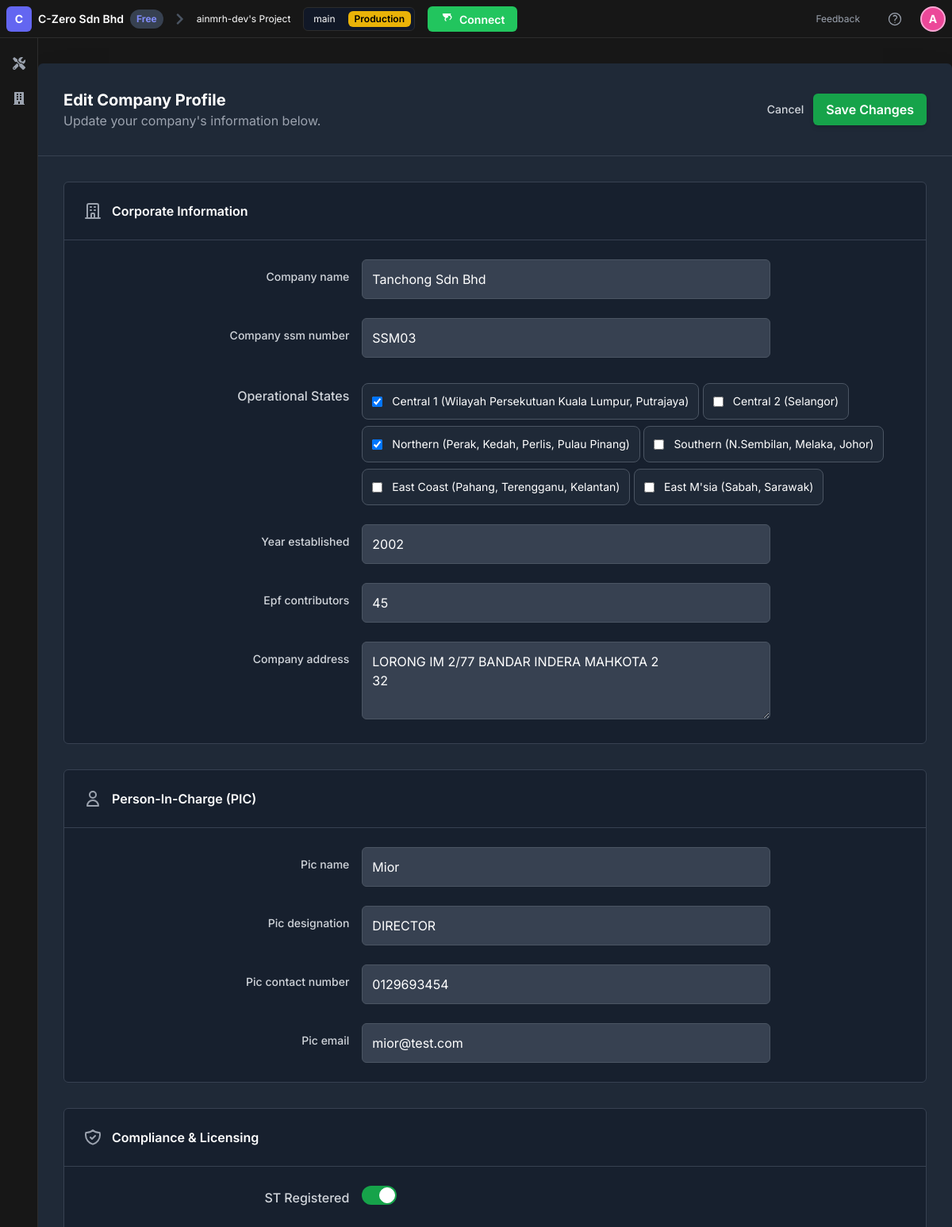
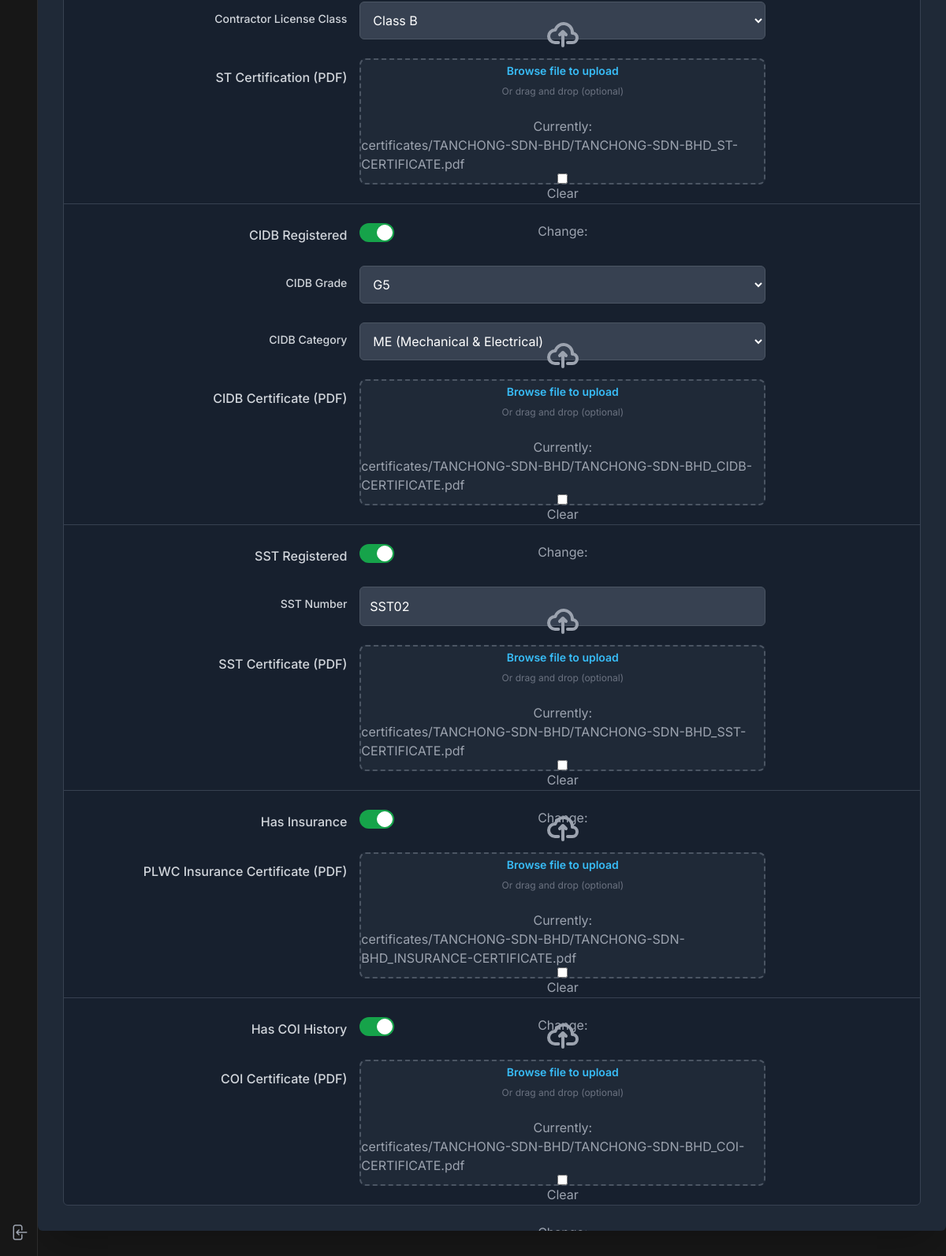
Screenshot of /auth/company-profile/edit/ (signed in) with the database file from the repository (2 pictures, top to bottom).
### accounts/models/installer_models.py (models this page shows, shortened)
class InstallerProfile(models.Model):
    user = models.OneToOneField(CustomUser, on_delete=models.CASCADE, null=True, blank=True, help_text="The CustomUser account associated with this installer" \
    "profile.")
    company_name = models.CharField(max_length=255, null=True, blank=True)
    company_ssm_number = models.CharField(max_length=100, null=True, blank=True)
    operational_states = models.ManyToManyField(State, blank=True)
    company_address = models.TextField(null=True, blank=True)
    year_established = models.PositiveIntegerField(null=True, blank=True)
    epf_contributors = models.PositiveIntegerField(null=True, blank=True)
    pic_name = models.CharField(max_length=255, null=True, blank=True)
    pic_designation = models.CharField(max_length=100, null=True, blank=True)
    pic_contact_number = models.CharField(max_length=20, null=True, blank=True)
    pic_email = models.EmailField(null=True, blank=True)
    is_st_registered = models.BooleanField(default=False)
    license_class = models.CharField(max_length=10, choices=LICENSE_CLASS_CHOICES, null=True, blank=True)
    st_certificate = models.FileField(upload_to=upload_to_cert, null=True, blank=True)
    is_cidb_registered = models.BooleanField(default=False)
    cidb_category = models.CharField(max_length=100, choices=CIDB_CATEGORY_CHOICES, null=True, blank=True)
    cidb_grade = models.CharField(max_length=10, choices=CIDB_GRADE_CHOICES, null=True, blank=True)
    cidb_certificate = models.FileField(upload_to=upload_to_cert, null=True, blank=True)
    is_sst_registered = models.BooleanField(default=False)
    sst_number = models.CharField(max_length=100, null=True, blank=True)
    sst_certificate = models.FileField(upload_to=upload_to_cert, null=True, blank=True)
    plwc_has_insurance = models.BooleanField(default=False)
    insurance_certificate = models.FileField(upload_to=upload_to_cert, null=True, blank=True)
    coi_history = models.BooleanField(default=False)
    coi_certificate = models.FileField(upload_to=upload_to_cert, null=True, blank=True)
    registration_status = models.CharField(
        max_length=20,
        choices=STATUS_CHOICES,
        default='incomplete'
    )
    created_at = models.DateTimeField(auto_now_add=True)

class State(models.Model):
    code = models.CharField(max_length=20, unique=True)  # e.g., "Central 1"
    name = models.CharField(max_length=100)  # e.g., "Central 1 (Wilayah Persekutuan Kuala Lumpur, Putrajaya)"
    def __str__(self):
        return self.name

### accounts/views/installer_views.py (the view)
# urls.py: path('company-profile/edit/', ProfileUpdateView.as_view(), name='edit_company_profile'),
@method_decorator([login_required, role_required('2')], name='dispatch')
class ProfileUpdateView(LoginRequiredMixin, UpdateView):
    model = InstallerProfile
    form_class = InstallerProfileForm
    template_name = 'accounts/installer/profile_edit.html'
    success_url = reverse_lazy('company_profile') # URL to redirect to on successful update
    def get_object(self):
        return self.request.user.installerprofile

### accounts/context_processors.py (called while the page is built)
def task_metrics(request):
    if not request.user.is_authenticated:
        return {}
    tasks = Task.objects.all()
    total_tasks = tasks.count()
    in_progress = tasks.filter(status="In Progress").count()
    pending = tasks.filter(status="Pending").count()
    completed = tasks.filter(status="Completed").count()
    completion_rate = int((completed / total_tasks) * 100) if total_tasks > 0 else 0
    return {
        'total_tasks': total_tasks,
        'in_progress': in_progress,
        'pending': pending,
        'completion_rate': completion_rate,
    }

def installer_task_metrics(request):
    if not request.user.is_authenticated:
        return {}
    try:
        installer_profile = request.user.installerprofile
    except AttributeError:
        return {}
    installations = Installation.objects.filter(installer=installer_profile)
    total_tasks = installations.count()
    in_progress = installations.filter(status="IN_PROGRESS").count()
    pending = installations.filter(status="PENDING_ACCEPTANCE").count()
    completed = installations.filter(status="COMPLETED").count()
    completion_rate = int((completed / total_tasks) * 100) if total_tasks > 0 else 0
    return {
        'total_tasks': total_tasks,
        'in_progress': in_progress,
        'pending': pending,
        'completed' : completed,
        'completion_rate': completion_rate,
    }

### accounts/views/installer_views.py (called while the page is built)
def role_required(required_role):
    def decorator(view_func):
        @wraps(view_func)  # Preserves the original function's metadata
        @login_required    # Ensures the user is logged in
        def _wrapped_view(request, *args, **kwargs):
            if hasattr(request.user, 'role') and request.user.role == required_role:
                return view_func(request, *args, **kwargs)
            return HttpResponseForbidden("❌ Access Denied")
        return _wrapped_view
    return decorator

### accounts/templates/accounts/installer/profile_edit.html (shortened to what this page needs)
{% extends 'base.html' %}
{% load form_extras %}
{% block content %}
<div class="py-8">
    <form method="post" enctype="multipart/form-data" novalidate class="w-full">
        <div class="bg-gray-800 rounded-md shadow-2xl overflow-hidden max-w-6xl mx-auto">
            <div class="p-6 md:p-8 border-b border-gray-700 flex flex-col sm:flex-row justify-between sm:items-center gap-4">
                <div>
                    <h2 class="text-xl font-bold text-white">Edit Company Profile</h2>
                    <p class="text-md text-gray-400">Update your company's information below.</p>
                </div>
                <div class="flex items-center gap-x-3">
                    <a href="{% url 'company_profile' %}" class="text-sm font-medium text-gray-300 hover:text-white transition">Cancel</a>
                    <button type="submit" class="inline-flex items-center bg-green-600 hover:bg-green-700 text-white font-semibold py-2 px-4 rounded-md transition duration-200 shadow-md">
                        Save Changes
                    </button>
                </div>
            </div>
            <div class="p-6 md:p-8 flex flex-col gap-8">
                <div class="bg-gray-900/50 border border-gray-700 rounded-md">
                    <div class="p-6 border-b border-gray-700">
                        <h3 class="text-base font-semibold text-white flex items-center">
                            Corporate Information
                        </h3>
                    </div>
                    <div class="p-6 space-y-6">
                        {% include 'partials/_form_field.html' with field=form.company_name %}
                        {% include 'partials/_form_field.html' with field=form.company_ssm_number %}
                        {% include 'partials/_form_multiple.html' with field=form.operational_states %}
                        {% include 'partials/_form_field.html' with field=form.year_established %}
                        {% include 'partials/_form_field.html' with field=form.epf_contributors %}
                        {% include 'partials/_form_field.html' with field=form.company_address %}
                    </div>
                </div>
                <div class="bg-gray-900/50 border border-gray-700 rounded-md">
                    <div class="p-6 border-b border-gray-700">
                        <h3 class="text-base font-semibold text-white flex items-center">
                            <svg xmlns="http://www.w3.org/2000/svg" class="h-6 w-6 mr-3 text-gray-400" fill="none" viewBox="0 0 24 24" stroke="currentColor" stroke-width="2"><path stroke-linecap="round" stroke-linejoin="round" d="M16 7a4 4 0 11-8 0 4 4 0 018 0zM12 14a7 7 0 00-7 7h14a7 7 0 00-7-7z" /></svg>
                            Person-In-Charge (PIC)
                        </h3>
                    </div>
                    <div class="p-6 space-y-6">
                        {% include 'partials/_form_field.html' with field=form.pic_name %}
                        {% include 'partials/_form_field.html' with field=form.pic_designation %}
                        {% include 'partials/_form_field.html' with field=form.pic_contact_number %}
                        {% include 'partials/_form_field.html' with field=form.pic_email %}
                    </div>
                </div>
                <div class="bg-gray-900/50 border border-gray-700 rounded-md">
                    <div class="p-6 border-b border-gray-700">
                        <h3 class="text-base font-semibold text-white flex items-center">
                            Compliance & Licensing
                        </h3>
                    </div>
                    <div class="divide-y divide-gray-700">
                        <div class="p-6 space-y-6 compliance-section">
                            {% include 'partials/_toggle_field.html' with field=form.is_st_registered %}
                            <div class="dependency-content space-y-6">
                                {% include 'partials/_form_field.html' with field=form.license_class %}
                                {% include 'partials/_file_field.html' with field=form.st_certificate %}
                            </div>
                        </div>
                        <div class="p-6 space-y-6 compliance-section">
                            {% include 'partials/_toggle_field.html' with field=form.is_cidb_registered %}
                            <div class="dependency-content space-y-6">
                                {% include 'partials/_form_field.html' with field=form.cidb_grade %}
                                {% include 'partials/_form_field.html' with field=form.cidb_category %}
                                {% include 'partials/_file_field.html' with field=form.cidb_certificate %}
                            </div>
                        </div>
                        <div class="p-6 space-y-6 compliance-section">
                            {% include 'partials/_toggle_field.html' with field=form.is_sst_registered %}
                            <div class="dependency-content space-y-6">
                                {% include 'partials/_form_field.html' with field=form.sst_number %}
                                {% include 'partials/_file_field.html' with field=form.sst_certificate %}
                            </div>
                        </div>
                        <div class="p-6 space-y-6 compliance-section">
                            {% include 'partials/_toggle_field.html' with field=form.plwc_has_insurance %}
                            <div class="dependency-content space-y-6">
                                {% include 'partials/_file_field.html' with field=form.insurance_certificate %}
                            </div>
                        </div>
                        <div class="p-6 space-y-6 compliance-section">
                            {% include 'partials/_toggle_field.html' with field=form.coi_history %}
                            <div class="dependency-content space-y-6">
                                {% include 'partials/_file_field.html' with field=form.coi_certificate %}
                            </div>
                        </div>
                    </div>
                </div>
            </div>
        </div>
    </form>
</div>
{% endblock %}

### accounts/templates/partials/_form_field.html (shortened to what this page needs)
<div class="grid grid-cols-1 sm:grid-cols-3 gap-4 items-start">
    <label for="{{ field.id_for_label }}" class="text-gray-300 font-medium text-sm sm:text-right sm:pt-3">{{ field.label }}</label>
    <div class="sm:col-span-2">
        {{ field }}
    </div>
</div>

### accounts/templates/partials/_form_multiple.html (shortened to what this page needs)
<div class="grid grid-cols-1 sm:grid-cols-3 gap-4 items-start">
    <span class="text-gray-300 font-medium sm:text-right sm:pt-3">{{ field.label }}</span>
    <div class="sm:col-span-2 space-y-2">
        {% for checkbox in field %}
            <label class="inline-flex items-center space-x-3 cursor-pointer bg-gray-800 p-3 rounded-lg border border-gray-600 hover:bg-gray-700 transition">
                {{ checkbox.tag }}
                <span class="text-white text-sm">{{ checkbox.choice_label }}</span>
            </label>
        {% endfor %}
    </div>
</div>

### accounts/templates/base.html (style rules this page uses)
body { font-family: "Inter", sans-serif; background-color: #171717; }

### rows the page displays
InstallerProfile: company_name "Tanchong Sdn Bhd", company_ssm_number "SSM03", year_established "2002", epf_contributors "45", company_address "LORONG IM 2/77 BANDAR INDERA MAHKOTA 2 32", pic_name "Mior", pic_designation "DIRECTOR", pic_contact_number "0129693454", pic_email "mior@test.com", license_class "Class B", cidb_grade "G5", cidb_category "ME (Mechanical & Electrical)", sst_number "SST02"
State: choice_label "Central 1 (Wilayah Persekutuan Kuala Lumpur, Putrajaya)"
State: choice_label "Central 2 (Selangor)"
State: choice_label "Northern (Perak, Kedah, Perlis, Pulau Pinang)"
State: choice_label "Southern (N.Sembilan, Melaka, Johor)"
State: choice_label "East Coast (Pahang, Terengganu, Kelantan)"
State: choice_label "East M'sia (Sabah, Sarawak)"

### other values shown
{{ field.label }} "Company name Company ssm number Year established Epf contributors Company address Pic name Pic designation Pic contact number Pic email Contractor License Class CIDB Grade CIDB Category SST Number"
{{ field.label }} "Operational States"
{{ field.label }} "ST Registered CIDB Registered SST Registered Has Insurance Has COI History"
{{ field.label }} "ST Certification (PDF) CIDB Certificate (PDF) SST Certificate (PDF) PLWC Insurance Certificate (PDF) COI Certificate (PDF)"
